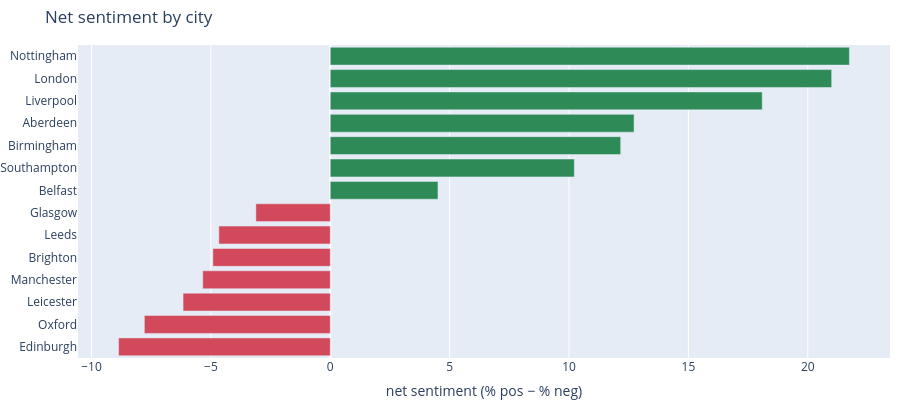

The notebook cell this image was saved under:
### Markdown cell above
### Hotels & locations

### Code cell
view_hotels(rev0, sen0)

### Figure 1 — Plotly figure (JSON) as saved in the notebook; plotly's stock layout.template omitted (floating-point values rounded to 4 significant figures)
{"data": [{"customdata": [2865, 1374, 1330, 1404, 1383, 1350, 5519, 4145, 1438, 2754, 1336, 2653, 4076, 2833], "hovertemplate": "%{y}<br>net %{x:.1f}<br>n=%{customdata:,}<extra></extra>", "marker": {"color": ["#D1495B", "#D1495B", "#D1495B", "#D1495B", "#D1495B", "#D1495B", "#D1495B", "#2E8B57", "#2E8B57", "#2E8B57", "#2E8B57", "#2E8B57", "#2E8B57", "#2E8B57"]}, "orientation": "h", "type": "bar", "x": [-8.866, -7.787, -6.165, -5.342, -4.917, -4.667, -3.117, 4.511, 10.22, 12.16, 12.72, 18.09, 21.0, 21.74], "y": ["Edinburgh", "Oxford", "Leicester", "Manchester", "Brighton", "Leeds", "Glasgow", "Belfast", "Southampton", "Birmingham", "Aberdeen", "Liverpool", "London", "Nottingham"]}], "layout": {"height": 400, "legend": {"orientation": "h", "y": -0.15}, "margin": {"b": 0, "l": 0, "r": 10, "t": 45}, "title": {"text": "Net sentiment by city"}, "xaxis": {"title": {"text": "net sentiment (% pos − % neg)"}}}}
